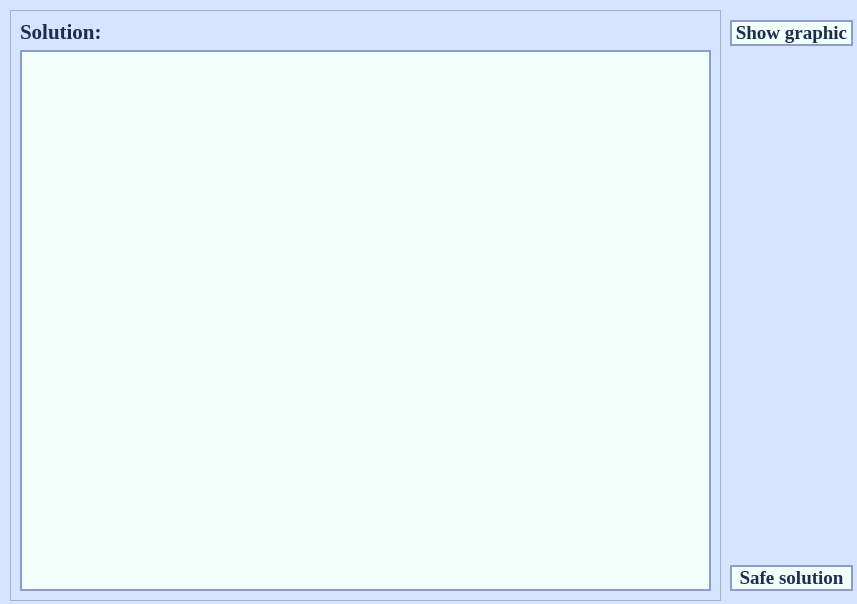
<?xml version="1.0" encoding="UTF-8"?>
<ui version="4.0">
 <class>Solving</class>
 <widget class="QDialog" name="Solving">
  <property name="geometry">
   <rect>
    <x>0</x>
    <y>0</y>
    <width>857</width>
    <height>604</height>
   </rect>
  </property>
  <property name="windowTitle">
   <string>Dialog</string>
  </property>
  <property name="styleSheet">
   <string notr="true">background-color: rgb(213, 228, 255);</string>
  </property>
  <widget class="QWidget" name="verticalLayoutWidget">
   <property name="geometry">
    <rect>
     <x>730</x>
     <y>20</y>
     <width>123</width>
     <height>571</height>
    </rect>
   </property>
   <layout class="QVBoxLayout" name="verticalLayout">
    <item>
     <widget class="QPushButton" name="pushButton_3">
      <property name="font">
       <font>
        <family>Times New Roman</family>
        <pointsize>14</pointsize>
        <weight>75</weight>
        <bold>true</bold>
       </font>
      </property>
      <property name="styleSheet">
       <string notr="true">color: rgb(27, 46, 79);
font-size: 5.0em;
font-family: 'Times New Roman', 14;
background-color: rgb(243, 255, 251);
border: 1.5px solid rgb(141, 156, 201);</string>
      </property>
      <property name="text">
       <string>Show graphic</string>
      </property>
     </widget>
    </item>
    <item>
     <spacer name="verticalSpacer">
      <property name="orientation">
       <enum>Qt::Vertical</enum>
      </property>
      <property name="sizeHint" stdset="0">
       <size>
        <width>20</width>
        <height>40</height>
       </size>
      </property>
     </spacer>
    </item>
    <item>
     <widget class="QPushButton" name="pushButton_2">
      <property name="font">
       <font>
        <family>Times New Roman</family>
        <pointsize>14</pointsize>
        <weight>75</weight>
        <bold>true</bold>
       </font>
      </property>
      <property name="styleSheet">
       <string notr="true">color: rgb(27, 46, 79);
font-size: 5.0em;
font-family: 'Times New Roman', 14;
background-color: rgb(243, 255, 251);
border: 1.5px solid rgb(141, 156, 201);</string>
      </property>
      <property name="text">
       <string>Safe solution</string>
      </property>
     </widget>
    </item>
   </layout>
  </widget>
  <widget class="QWidget" name="verticalLayoutWidget_2">
   <property name="geometry">
    <rect>
     <x>10</x>
     <y>10</y>
     <width>711</width>
     <height>591</height>
    </rect>
   </property>
   <layout class="QVBoxLayout" name="verticalLayout_2">
    <item>
     <widget class="QScrollArea" name="scrollArea">
      <property name="widgetResizable">
       <bool>true</bool>
      </property>
      <widget class="QWidget" name="scrollAreaWidgetContents">
       <property name="geometry">
        <rect>
         <x>0</x>
         <y>0</y>
         <width>707</width>
         <height>587</height>
        </rect>
       </property>
       <layout class="QVBoxLayout" name="verticalLayout_3">
        <item>
         <widget class="QLabel" name="label">
          <property name="font">
           <font>
            <family>Times New Roman</family>
            <pointsize>16</pointsize>
            <weight>75</weight>
            <bold>true</bold>
           </font>
          </property>
          <property name="styleSheet">
           <string notr="true">color: rgb(27, 46, 79);
font-size: 5.0em;
font-family: 'Times New Roman', 14;</string>
          </property>
          <property name="text">
           <string>Solution:</string>
          </property>
         </widget>
        </item>
        <item>
         <widget class="QTableWidget" name="answer">
          <property name="styleSheet">
           <string notr="true">background-color: rgb(243, 255, 251);
border: 1.5px solid rgb(141, 156, 201);</string>
          </property>
          <property name="verticalScrollBarPolicy">
           <enum>Qt::ScrollBarAlwaysOff</enum>
          </property>
          <property name="horizontalScrollBarPolicy">
           <enum>Qt::ScrollBarAlwaysOff</enum>
          </property>
          <property name="rowCount">
           <number>0</number>
          </property>
          <property name="columnCount">
           <number>0</number>
          </property>
          <attribute name="horizontalHeaderVisible">
           <bool>false</bool>
          </attribute>
          <attribute name="horizontalHeaderDefaultSectionSize">
           <number>300</number>
          </attribute>
          <attribute name="horizontalHeaderStretchLastSection">
           <bool>true</bool>
          </attribute>
          <attribute name="verticalHeaderVisible">
           <bool>false</bool>
          </attribute>
          <attribute name="verticalHeaderStretchLastSection">
           <bool>false</bool>
          </attribute>
         </widget>
        </item>
       </layout>
      </widget>
     </widget>
    </item>
   </layout>
  </widget>
 </widget>
 <resources/>
 <connections/>
</ui>
